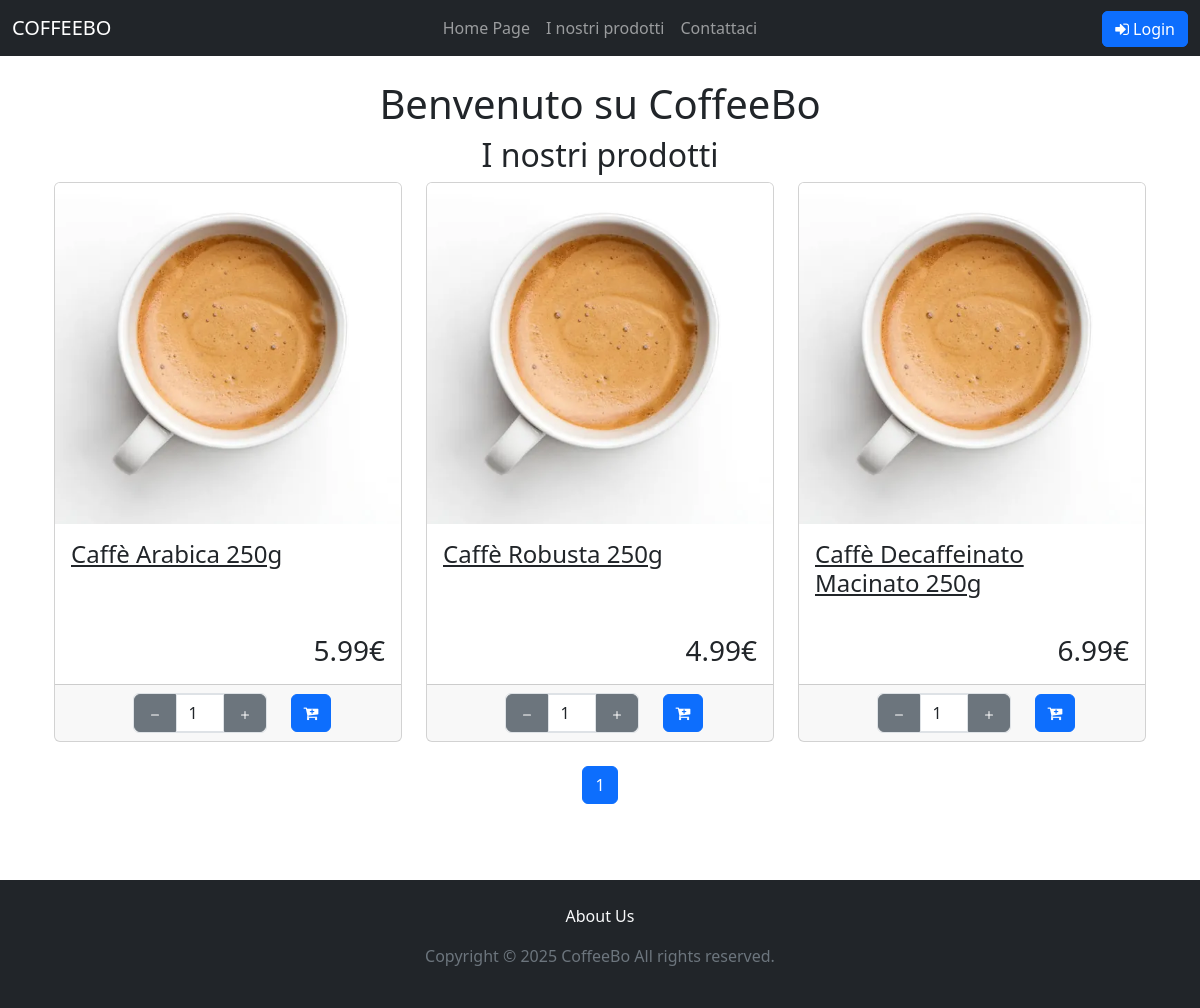
The page / on the database its author committed.
### tables this page shows
CREATE TABLE `Product` (
    `product_id` int (11) NOT NULL PRIMARY KEY,
    `SKU` varchar(100) NOT NULL,
    `product_name` varchar(50) NOT NULL,
    `product_description` text NOT NULL,
    `price` decimal(10, 2) NOT NULL,
    `stock` int (11) NOT NULL,
    `category_id` int (11) NOT NULL,
    `image` varchar(255) DEFAULT NULL,
	`available` int (11) DEFAULT 1,
    FOREIGN KEY (`category_id`) REFERENCES `Category` (`category_id`)
);

### index.php (called while the page is built, shortened)
<?php
require_once("bootstrap.php");
require("template/base.php");
?>

### bootstrap.php (called while the page is built, shortened)
<?php
require_once("utils/functions.php");
require_once("db/databaseHelper.php");
$servername = "localhost";
$db_username = "db_user";
$db_password = "1234";
$dbname = "CaffeBoDB";
$dbport = 3306;
$dbh = new DatabaseHelper($servername, $db_username, $db_password, $dbname, $dbport);
?>

### db/databaseHelper.php (called while the page is built, shortened)
<?php
class DatabaseHelper
{
    private $db;
    public function __construct($servername, $username, $password, $dbname, $port)
    {
        $this->db = new mysqli($servername, $username, $password, $dbname, $port);
        $this->db->set_charset("utf8mb4");
    }
    public function getAllProducts()
    {
        $query = "SELECT * FROM `Product`";
        $stmt = $this->db->prepare($query);
        $stmt->execute();
        $result = $stmt->get_result();
        return $result->fetch_all(MYSQLI_ASSOC);
    }
}

### utils/functions.php (called while the page is built)
<?php
function isUserLoggedIn()
{
    return $_SESSION['auth']['success'] ?? false;
}
?>

### template/products.php (the view, shortened to what this page needs)
<section>
    <h2 class="text-center">I nostri prodotti</h2>
    <div class="container">
        <div class="row">
            <?php
            require_once('bootstrap.php');
            $products = $dbh->getAllProducts();
            $products = array_filter($products, fn ($p) => $p["available"] == 1 && $p["stock"] > 0);
            $totalProducts = count($products);
            $productsPerPage = 9;
            $totalPages = ceil($totalProducts / $productsPerPage);
            $currentPage = isset($_GET['pageNumber']) ? (int)$_GET['pageNumber'] : 1;
            $startIndex = ($currentPage - 1) * $productsPerPage;
            $currentProducts = array_slice($products, $startIndex, $productsPerPage);
            foreach ($currentProducts as $product): ?>
                <div class="col-sm-6 col-md-4">
                    <div class="card mb-4">
                        <img src="<?php echo $product['image'] ?>" class="card-img-top" alt="<?php echo $product['product_name'] ?>">
                        <div class="container d-flex flex-column m-0 p-0">
                            <div class="col-12">
                                <div class="card-body d-flex flex-column" style="min-height: 10em">
                                    <a type="button"
                                        class="h4 card-title btn-link"
                                        data-bs-toggle="modal"
                                        data-bs-target="#productModal"
                                        data-name="<?php echo htmlspecialchars($product['product_name']); ?>"
                                        data-price="<?php echo $product['price']; ?>"
                                        data-image="<?php echo $product['image']; ?>"
                                        data-description="<?php echo htmlspecialchars($product['product_description'] ?? ''); ?>"
                                        data-max="<?php echo $product['stock']; ?>">
                                        <?php echo $product['product_name']; ?>
                                    </a>
                                    <div class="mt-auto">
                                        <p class="card-text h3 text-end"><?php echo $product['price']; ?>€</p>
                                    </div>
                                </div>
                            </div>
                            <div class="card-footer">
                                <div class="container d-flex justify-content-center">
                                    <div class="d-flex align-items-center justify-content-between gap-3">
                                        <div class="d-flex align-items-center border border-1 rounded ms-2 me-2">
                                            <button type="button" class="quantity-left-minus btn btn-secondary btn-number rounded rounded-0 rounded-start" data-type="minus" data-field="">
                                                <svg xmlns="http://www.w3.org/2000/svg" width="16" height="16" fill="currentColor" class="bi bi-dash" viewBox="0 0 16 16">
                                                    <path d="M4 8a.5.5 0 0 1 .5-.5h7a.5.5 0 0 1 0 1h-7A.5.5 0 0 1 4 8"></path>
                                                </svg>
                                            </button>
                                            <input type="number" id="quantity-<?php echo $product['product_id'] ?>" name="quantity" class="form-control text-center rounded rounded-0" value="1" min="1" max="<?php echo $product['stock'] ?>" style="width:3em">
                                            <button type="button" class="quantity-right-plus btn btn-secondary btn-number rounded rounded-0 rounded-end" data-type="plus" data-field="">
                                                <svg xmlns="http://www.w3.org/2000/svg" width="16" height="16" fill="currentColor" class="bi bi-plus" viewBox="0 0 16 16">
                                                    <path d="M8 4a.5.5 0 0 1 .5.5v3h3a.5.5 0 0 1 0 1h-3v3a.5.5 0 0 1-1 0v-3h-3a.5.5 0 0 1 0-1h3v-3A.5.5 0 0 1 8 4"></path>
                                                </svg>
                                            </button>
                                        </div>
                                        <?php if (!isUserLoggedIn()): ?>
                                            <a href="#" class="btn btn-primary d-none d-md-inline" style="text-decoration: none" data-bs-toggle="modal" data-bs-target="#loginModal"><em class="fa fa-cart-plus"></em></a>
                                        <?php endif; ?>
                                    </div>
                                </div>
                            </div>
                        </div>
                    </div>
                </div>
            <?php endforeach; ?>
            <nav aria-label="Page navigation">
                <ul class="pagination justify-content-center">
                    <?php for ($page = 1; $page <= $totalPages; $page++): ?>
                        <li class="page-item <?php if ($page == $currentPage) echo 'active'; ?>">
                            <?php
                            $queryParams = $_GET;
                            $queryParams['pageNumber'] = $page;
                            $newQueryString = http_build_query($queryParams);
                            ?>
                            <a class="page-link" href="?<?php echo $newQueryString; ?>" data-page="<?php echo $page; ?>"><?php echo $page; ?></a>
                        </li>
                    <?php endfor; ?>
                </ul>
            </nav>
        </div>
    </div>
</section>

### css/style.css (style rules this page uses)
body { margin: 0; padding: 0; }
html,body { height: 100%; margin: 0; }

### rows shown on the page
product: product_name "Caffè Arabica 250g", price "5.99", quantity "1"
product: product_name "Caffè Robusta 250g", price "4.99"
product: product_name "Caffè Decaffeinato Macinato 250g", price "6.99"
